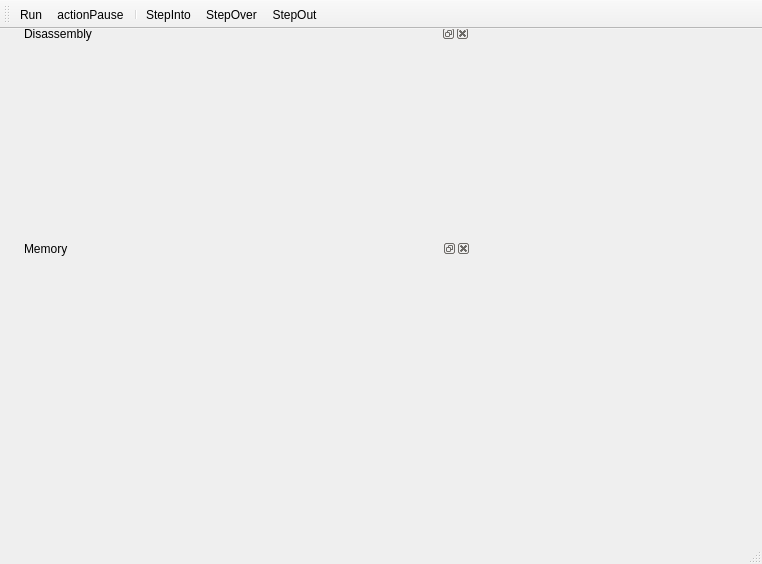
<?xml version="1.0" encoding="UTF-8"?>
<ui version="4.0">
 <class>pspe4alldbgqt5Class</class>
 <widget class="QMainWindow" name="pspe4alldbgqt5Class">
  <property name="geometry">
   <rect>
    <x>0</x>
    <y>0</y>
    <width>762</width>
    <height>564</height>
   </rect>
  </property>
  <property name="windowTitle">
   <string>pspe4alldbgqt5</string>
  </property>
  <widget class="QWidget" name="centralWidget">
   <widget class="QDockWidget" name="disassembly_dock">
    <property name="geometry">
     <rect>
      <x>20</x>
      <y>-5</y>
      <width>450</width>
      <height>214</height>
     </rect>
    </property>
    <property name="minimumSize">
     <size>
      <width>450</width>
      <height>38</height>
     </size>
    </property>
    <property name="features">
     <set>QDockWidget::AllDockWidgetFeatures</set>
    </property>
    <property name="windowTitle">
     <string>Disassembly</string>
    </property>
    <widget class="QWidget" name="disassemblydockwidget">
     <zorder>memory_dock</zorder>
     <zorder>memory_dock</zorder>
    </widget>
   </widget>
   <widget class="QDockWidget" name="memory_dock">
    <property name="geometry">
     <rect>
      <x>20</x>
      <y>210</y>
      <width>451</width>
      <height>271</height>
     </rect>
    </property>
    <property name="minimumSize">
     <size>
      <width>450</width>
      <height>38</height>
     </size>
    </property>
    <property name="windowTitle">
     <string>Memory</string>
    </property>
    <widget class="qt_MemoryViewer" name="memorydockwidget"/>
   </widget>
  </widget>
  <widget class="QMenuBar" name="menuBar">
   <property name="geometry">
    <rect>
     <x>0</x>
     <y>0</y>
     <width>762</width>
     <height>21</height>
    </rect>
   </property>
  </widget>
  <widget class="QToolBar" name="mainToolBar">
   <attribute name="toolBarArea">
    <enum>TopToolBarArea</enum>
   </attribute>
   <attribute name="toolBarBreak">
    <bool>false</bool>
   </attribute>
   <addaction name="actionRun"/>
   <addaction name="actionActionPause"/>
   <addaction name="separator"/>
   <addaction name="actionStepInto"/>
   <addaction name="actionStepOver"/>
   <addaction name="actionStepOut"/>
  </widget>
  <widget class="QStatusBar" name="statusBar"/>
  <action name="actionRun">
   <property name="icon">
    <iconset resource="pspe4alldbgqt5.qrc">
     <normaloff>:/pspe4alldbgqt5/res/PlayIcon.png</normaloff>:/pspe4alldbgqt5/res/PlayIcon.png</iconset>
   </property>
   <property name="text">
    <string>Run</string>
   </property>
   <property name="toolTip">
    <string>Run</string>
   </property>
  </action>
  <action name="actionActionPause">
   <property name="icon">
    <iconset resource="pspe4alldbgqt5.qrc">
     <normaloff>:/pspe4alldbgqt5/res/PauseIcon.png</normaloff>:/pspe4alldbgqt5/res/PauseIcon.png</iconset>
   </property>
   <property name="text">
    <string>actionPause</string>
   </property>
   <property name="toolTip">
    <string>Pause</string>
   </property>
  </action>
  <action name="actionStepInto">
   <property name="icon">
    <iconset resource="pspe4alldbgqt5.qrc">
     <normaloff>:/pspe4alldbgqt5/res/StepIntoIcon.png</normaloff>:/pspe4alldbgqt5/res/StepIntoIcon.png</iconset>
   </property>
   <property name="text">
    <string>StepInto</string>
   </property>
   <property name="toolTip">
    <string>Step Into</string>
   </property>
  </action>
  <action name="actionStepOver">
   <property name="icon">
    <iconset resource="pspe4alldbgqt5.qrc">
     <normaloff>:/pspe4alldbgqt5/res/StepOverIcon.png</normaloff>:/pspe4alldbgqt5/res/StepOverIcon.png</iconset>
   </property>
   <property name="text">
    <string>StepOver</string>
   </property>
   <property name="toolTip">
    <string>Step Over</string>
   </property>
  </action>
  <action name="actionStepOut">
   <property name="icon">
    <iconset resource="pspe4alldbgqt5.qrc">
     <normaloff>:/pspe4alldbgqt5/res/StepOutIcon.png</normaloff>:/pspe4alldbgqt5/res/StepOutIcon.png</iconset>
   </property>
   <property name="text">
    <string>StepOut</string>
   </property>
   <property name="toolTip">
    <string>Step Out</string>
   </property>
  </action>
 </widget>
 <layoutdefault spacing="6" margin="11"/>
 <customwidgets>
  <customwidget>
   <class>qt_MemoryViewer</class>
   <extends>QWidget</extends>
   <header>qt_memoryviewer.h</header>
   <container>1</container>
  </customwidget>
 </customwidgets>
 <resources>
  <include location="pspe4alldbgqt5.qrc"/>
 </resources>
 <connections/>
</ui>
